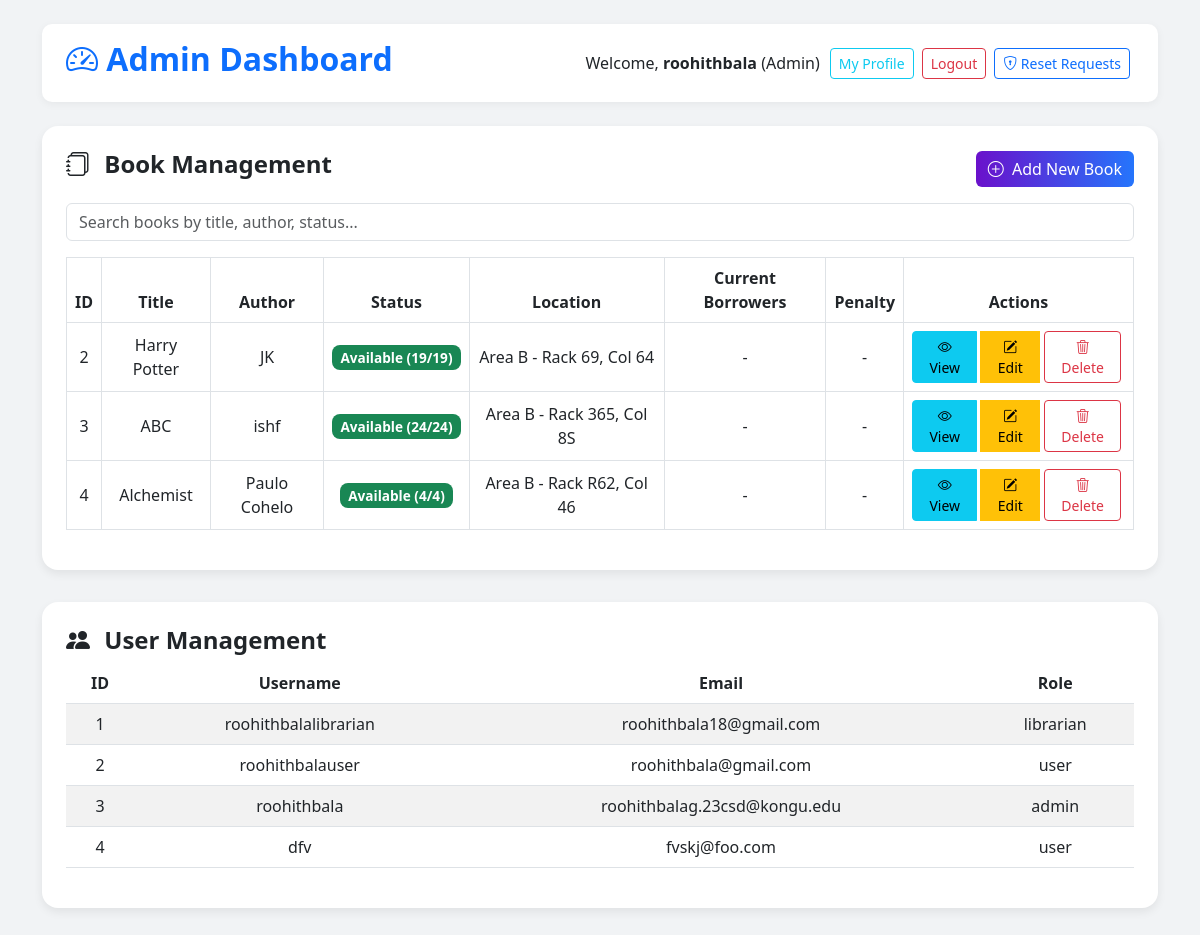
Page /admin (signed in) on the earlier database version.
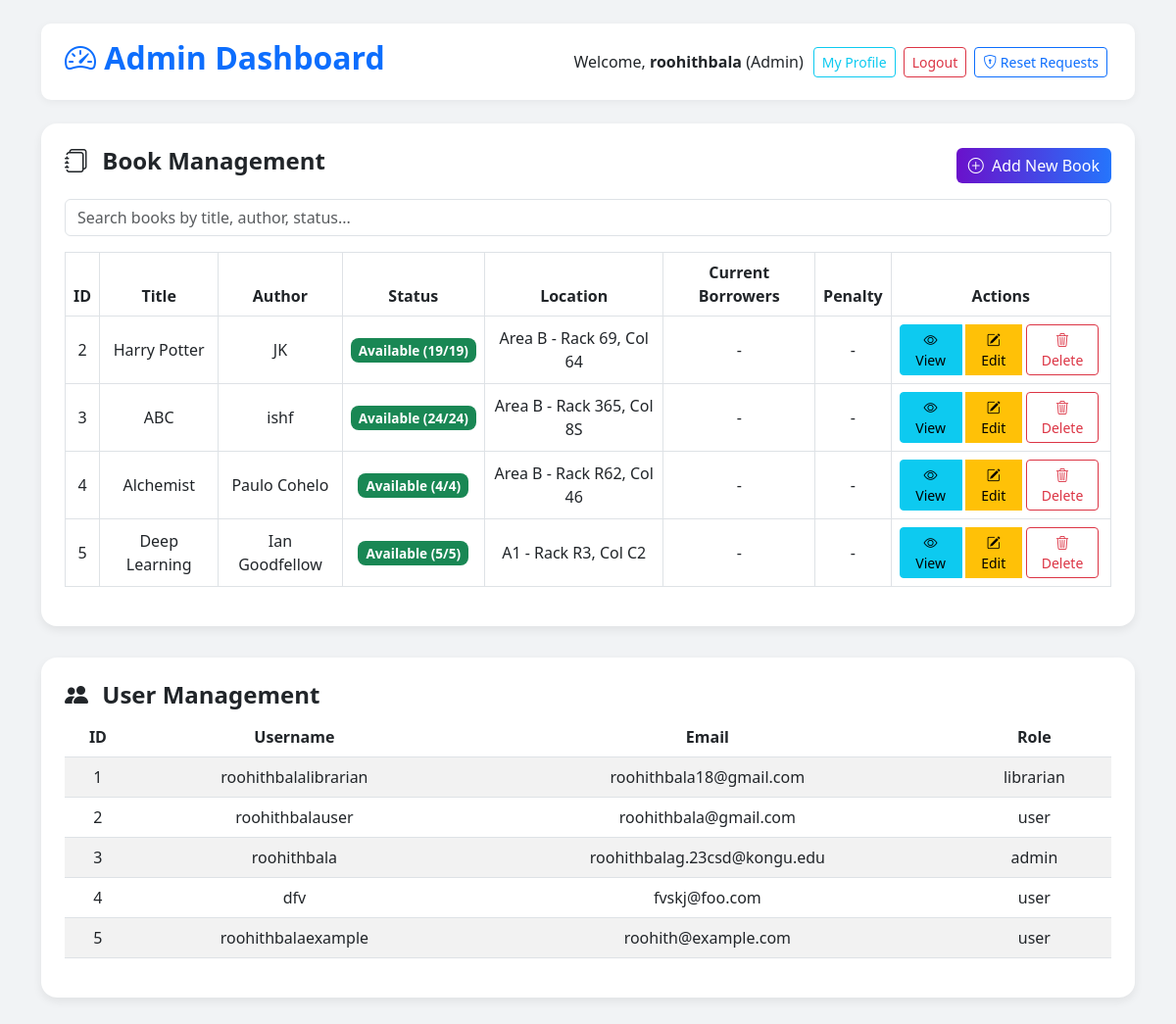
Same page on the later database version.
### tables this page shows
CREATE TABLE books (
            id INTEGER PRIMARY KEY AUTOINCREMENT,
            title TEXT NOT NULL,
            author TEXT NOT NULL,
            category TEXT NOT NULL,
            publication_year INTEGER,
            isbn TEXT UNIQUE NOT NULL,
            added_by TEXT,
            main_area TEXT,
            rack_no TEXT,
            column_no TEXT,
            total_copies INTEGER DEFAULT 1,
            available_copies INTEGER DEFAULT 1
        );

CREATE TABLE users (
            id INTEGER PRIMARY KEY AUTOINCREMENT,
            username TEXT UNIQUE NOT NULL,
            email TEXT UNIQUE NOT NULL,
            password TEXT NOT NULL,
            role TEXT NOT NULL,
            first_name TEXT,
            last_name TEXT,
            date_of_birth DATE,
            gender TEXT,
            phone TEXT,
            address TEXT,
            occupation TEXT,
            reading_interests TEXT,
            created_at DATETIME DEFAULT CURRENT_TIMESTAMP
        );

### app.py (the view)
@app.route("/admin")
def admin_dashboard():
    if "user_id" not in session or session.get("role") != "admin":
        flash("Access Denied! Only Admins can access this page.", "danger")
        return redirect(url_for("home"))
    with get_db_connection() as conn:
        books = conn.execute("""
            SELECT b.*,
                   COUNT(DISTINCT bc.copy_id) as total_copies,
                   SUM(CASE WHEN bc.status = 'Available' THEN 1 ELSE 0 END) as available_copies,
                   GROUP_CONCAT(DISTINCT
                       CASE WHEN bc.status = 'Taken'
                       THEN u.username || ' (Due: ' || bc.due_date ||
                            CASE WHEN date(bc.due_date) < date('now')
                                 THEN ', Overdue)' ELSE ')' END
                       END) as current_borrowers,
                   MAX(CASE WHEN bc.status = 'Taken' THEN bc.penalty ELSE 0 END) as max_penalty
            FROM books b
            LEFT JOIN book_copies bc ON b.id = bc.book_id
            LEFT JOIN users u ON bc.borrowed_by = u.id
            GROUP BY b.id
        """).fetchall()
        users = conn.execute("""
            SELECT u.*,
                   COUNT(DISTINCT bc.copy_id) as borrowed_books,
                   SUM(bc.penalty) as total_penalties
            FROM users u
            LEFT JOIN book_copies bc ON u.id = bc.borrowed_by
            GROUP BY u.id
        """).fetchall()
    return render_template("admin_dashboard.html", books=books, users=users)

### app.py (called while the page is built)
def get_db_connection():
    conn = sqlite3.connect(DATABASE)
    conn.row_factory = sqlite3.Row
    return conn

### templates/admin_dashboard.html (shortened to what the changed rows need)
<!DOCTYPE html>
<html lang="en">
<head>
  <link href="https://cdn.jsdelivr.net/npm/bootstrap@5.3.0/dist/css/bootstrap.min.css" rel="stylesheet">
  <link href="https://cdn.jsdelivr.net/npm/bootstrap-icons@1.10.5/font/bootstrap-icons.css" rel="stylesheet">
</head>
<body class="container py-4">
  <header class="d-flex justify-content-between align-items-center mb-4">
    <h2 class="text-primary"><i class="bi bi-speedometer2"></i> Admin Dashboard</h2>
  </header>
  <div class="card p-4">
    <div class="table-responsive">
      <table class="table table-bordered table-hover align-middle">
        <thead class="text-center">
          <tr>
            <th>ID</th>
            <th>Title</th>
            <th>Author</th>
            <th>Status</th>
            <th>Location</th>
            <th>Current Borrowers</th>
            <th>Penalty</th>
            <th>Actions</th>
          </tr>
        </thead>
        <tbody class="text-center" id="bookTableBody">
          {% for book in books %}
          <tr class="{% if book.available_copies == 0 %}table-warning{% endif %}">
            <td>{{ book.id }}</td>
            <td>{{ book.title }}</td>
            <td>{{ book.author }}</td>
            <td>
              <span class="badge {% if book.available_copies > 0 %}bg-success{% else %}bg-danger{% endif %}" data-bs-toggle="tooltip" title="{{ book.available_copies }} copies available">
                {{ "Available" if book.available_copies > 0 else "Taken" }}
                ({{ book.available_copies }}/{{ book.total_copies }})
              </span>
            </td>
            <td>{{ book.main_area }} - Rack {{ book.rack_no }}, Col {{ book.column_no }}</td>
            <td>{{ book.current_borrowers or "-" }}</td>
            <td>
              {% if book.max_penalty > 0 %}
                <span class="text-danger">₹{{ "%.2f"|format(book.max_penalty) }}</span>
              {% else %}
                -
              {% endif %}
            </td>
            <td>
              <div class="btn-group">
                <a href="{{ url_for('view_book', book_id=book.id) }}" class="btn btn-info btn-sm">
                  <i class="bi bi-eye"></i> View
                </a>
                <a href="{{ url_for('update_book_route', book_id=book.id) }}" class="btn btn-warning btn-sm">
                  <i class="bi bi-pencil-square"></i> Edit
                </a>
                <form method="POST"
                      action="{{ url_for('delete_book_route', book_id=book.id) }}"
                      class="d-inline"
                      onsubmit="return confirm('Are you sure you want to delete this book?');">
                  <button type="submit" class="btn btn-outline-danger btn-sm">
                    <i class="bi bi-trash3"></i> Delete
                  </button>
                </form>
              </div>
            </td>
          </tr>
          {% endfor %}
        </tbody>
      </table>
    </div>
  </div>
  <div class="card p-4">
    <div class="table-responsive">
      <table class="table table-striped table-hover align-middle">
        <thead class="text-center">
          <tr>
            <th>ID</th>
            <th>Username</th>
            <th>Email</th>
            <th>Role</th>
          </tr>
        </thead>
        <tbody class="text-center">
          {% for user in users %}
          <tr>
            <td>{{ user.id }}</td>
            <td>{{ user.username }}</td>
            <td>{{ user.email }}</td>
            <td>{{ user.role }}</td>
          </tr>
          {% endfor %}
        </tbody>
      </table>
    </div>
  </div>
</body>
</html>

Differences in the rows shown:
added books: id "5", title "Deep Learning", author "Ian Goodfellow", available_copies "Available", available_copies "5", total_copies "5", main_area "A1", rack_no "R3", column_no "C2", current_borrowers "-"
added users: id "5", username "roohithbalaexample", email "roohith@example.com", role "user"
